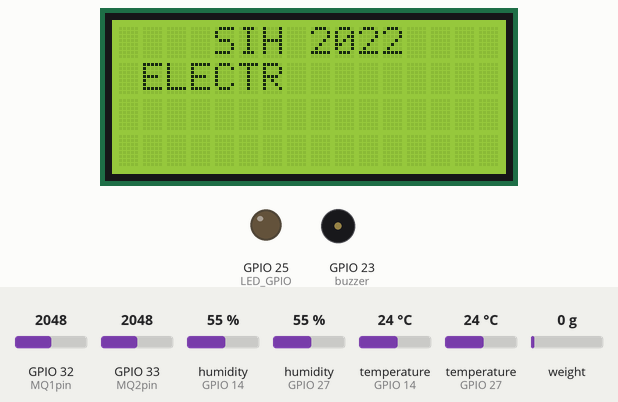
Simulated run of this sketch. Board: ESP32. Shown: 16×4 character LCD, output pins drawn as LEDs (lit = HIGH), buzzer (waves = sounding, pin HIGH). The test bench sets the inputs (shaded band); at power-on: temperature (sensors on GPIO 14, GPIO 27) 24 °C, GPIO 32 (MQ1pin) = 2048, GPIO 33 (MQ2pin) = 2048, humidity (sensors on GPIO 14, GPIO 27) 55 %, weight on the scale 0 g. WiFi joins after 1.5 s; servers stay silent unless stated; what the sketch prints to the serial monitor is not drawn.

Above: at 5.5 s.
5.6 s: temperature (sensor on GPIO 14) set to 27.6 °C
At 10.6 s:
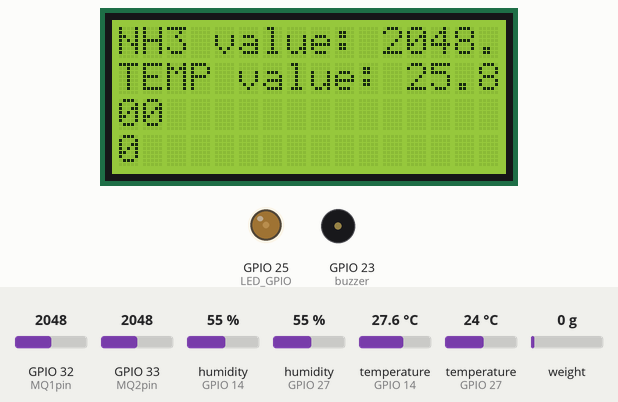
11.1 s: temperature (sensor on GPIO 14) set to 28.7 °C
15.8 s: temperature (sensor on GPIO 27) set to 26.7 °C
At 23.6 s:
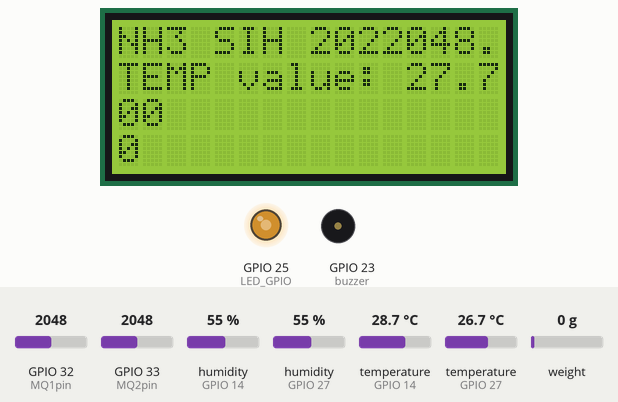
23.9 s: temperature (sensor on GPIO 27) set to 27.6 °C
At 30.19 s:
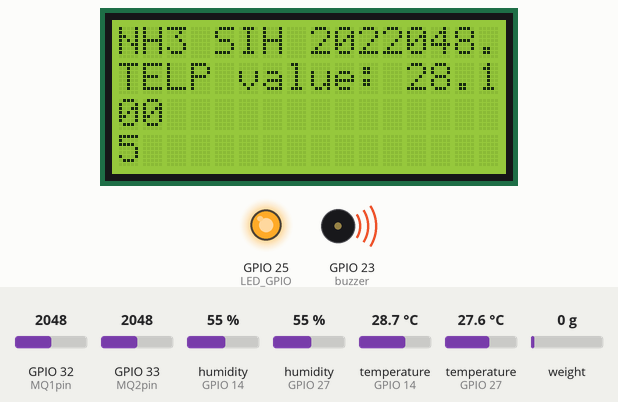
31.5 s: GPIO 32 (MQ1pin) set to 2866
At 36.0 s:
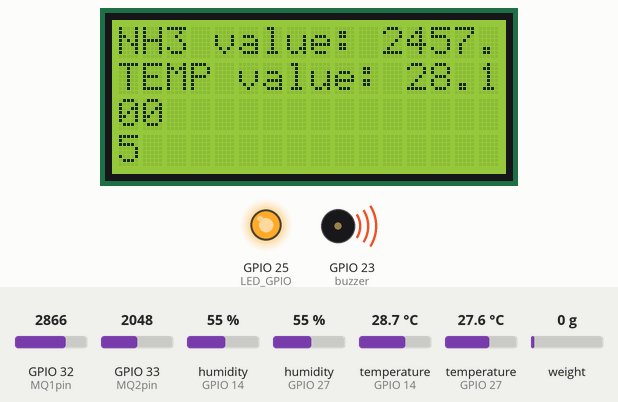
36.2 s: GPIO 33 (MQ2pin) set to 2866
At 43.17 s:
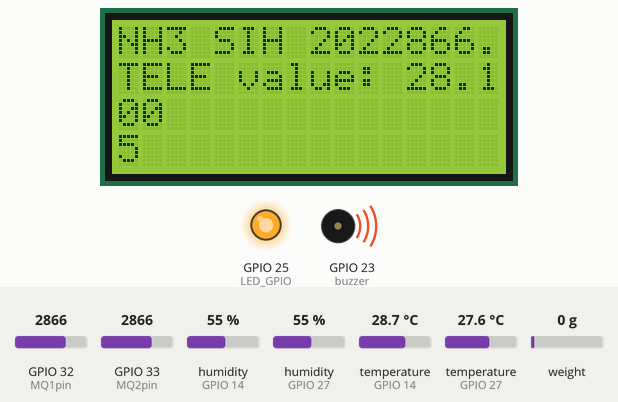
Timing chart, 0 to 44.5 s (numbered marks = the images above; inputs shaded):
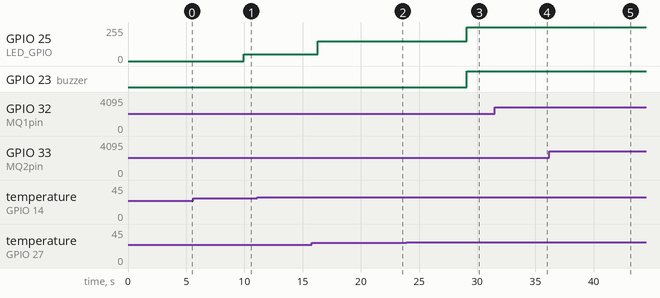

The sketch:

Silo_Final_nouserip.ino
```cpp
#include <FirebaseESP32.h>
#include <WiFi.h>
#include <LiquidCrystal_I2C.h>
#include <HX711_ADC.h>
#if defined(ESP8266)|| defined(ESP32) || defined(AVR)
#include <EEPROM.h>
#endif

//pins:
const int HX711_dout = 19; //mcu > HX711 dout pin
const int HX711_sck = 18; //mcu > HX711 sck pin

//HX711 constructor:
HX711_ADC LoadCell(HX711_dout, HX711_sck);

const int calVal_calVal_eepromAdress = 0;
unsigned long t = 0;

#include "DHT.h"

#define FIREBASE_HOST "https://smartsilo-4115a-default-rtdb.firebaseio.com/"
#define WIFI_SSID "AndroidAPD9EE" // Change the name of your WIFI
#define WIFI_PASSWORD "Vedant@1712" // Change the password of your WIFI
#define FIREBASE_Authorization_key "olLWg0GODF6Y5IqQ8FgshqvknrkMUyR2B2W2V9UM"
#define DHTPIN1 14
#define DHTPIN2 27
#define MQ1pin 32
#define MQ2pin 33
#define LED_GPIO   25
#define PWM1_Ch    0
#define PWM1_Res   8
#define PWM1_Freq  1000
#define DHTTYPE DHT22

DHT dht1(DHTPIN1, DHTTYPE);
DHT dht2(DHTPIN2, DHTTYPE);

FirebaseData firebaseData1;
FirebaseJson json;

float h1, t1, h2, t2;
float MQ1value;
float MQ2value;
float tavg;
float MQAVG;
int PWM1_DutyCycle = 0;
int lcdColumns = 16;
int lcdRows = 4;
int buzzer = 23;

LiquidCrystal_I2C lcd(0x27, lcdColumns, lcdRows);


void setup() {
  Serial.begin(9600);

  pinMode(MQ1pin, INPUT);
  pinMode(MQ2pin, INPUT);
  pinMode(buzzer,OUTPUT);
  // initialize LCD
  lcd.init();
  // turn on LCD backlight
  lcd.backlight();

  Serial.println(F("DHTxx test!"));

  dht1.begin();
  dht2.begin();

  ledcAttachPin(LED_GPIO, PWM1_Ch);
  ledcSetup(PWM1_Ch, PWM1_Freq, PWM1_Res);

  WiFi.begin (WIFI_SSID, WIFI_PASSWORD);
  Serial.print("Connecting...");
  while (WiFi.status() != WL_CONNECTED)
  {
    Serial.print(".");
    delay(300);
  }
  Serial.println();
  Serial.print("IP Address: ");
  Serial.println(WiFi.localIP());
  Serial.println();
  Firebase.begin(FIREBASE_HOST, FIREBASE_Authorization_key);

  if (!Firebase.beginStream(firebaseData1, "Electriculture" ))
  {
    Serial.println("------------------------------------");
    Serial.println("Can't begin stream connection...");
    Serial.println("REASON: " + firebaseData1.errorReason());
    Serial.println("------------------------------------");
    Serial.println();
  }
  else
  {
    Serial.println("Stream success");
  }

  float calibrationValue; // calibration value
  calibrationValue = 696.0; // uncomment this if you want to set this value in the sketch
#if defined(ESP8266) || defined(ESP32)
  //EEPROM.begin(512); // uncomment this if you use ESP8266 and want to fetch this value from eeprom
#endif
  //EEPROM.get(calVal_eepromAdress, calibrationValue); // uncomment this if you want to fetch this value from eeprom

  LoadCell.begin();
  //LoadCell.setReverseOutput();
  unsigned long stabilizingtime = 2000; // tare preciscion can be improved by adding a few seconds of stabilizing time
  boolean _tare = true; //set this to false if you don't want tare to be performed in the next step
  LoadCell.start(stabilizingtime, _tare);
  if (LoadCell.getTareTimeoutFlag()) {
    Serial.println("Timeout, check MCU>HX711 wiring and pin designations");
  }
  else {
    LoadCell.setCalFactor(calibrationValue); // set calibration factor (float)
    Serial.println("Startup is complete");
  }
  while (!LoadCell.update());
  Serial.print("Calibration value: ");
  Serial.println(LoadCell.getCalFactor());
  Serial.print("HX711 measured conversion time ms: ");
  Serial.println(LoadCell.getConversionTime());
  Serial.print("HX711 measured sampling rate HZ: ");
  Serial.println(LoadCell.getSPS());
  Serial.print("HX711 measured settlingtime ms: ");
  Serial.println(LoadCell.getSettlingTime());
  Serial.println("Note that the settling time may increase significantly if you use delay() in your sketch!");
  if (LoadCell.getSPS() < 7) {
    Serial.println("!!Sampling rate is lower than specification, check MCU>HX711 wiring and pin designations");
  }
  else if (LoadCell.getSPS() > 100) {
    Serial.println("!!Sampling rate is higher than specification, check MCU>HX711 wiring and pin designations");
  }
}

void loop() {

  lcd.setCursor(4, 0);
  lcd.print("SIH 2022");
  lcd.setCursor(1, 1);
  lcd.print("E");
  delay(200);
  lcd.setCursor(2, 1);
  lcd.print("L");
  delay(200);
  lcd.setCursor(3, 1);
  lcd.print("E");
  delay(200);
  lcd.setCursor(4, 1);
  lcd.print("C");
  delay(200);
  lcd.setCursor(5, 1);
  lcd.print("T");
  delay(200);
  lcd.setCursor(6, 1);
  lcd.print("R");
  delay(200);
  lcd.setCursor(7, 1);
  lcd.print("I");
  delay(200);
  lcd.setCursor(8, 1);
  lcd.print("C");
  delay(200);
  lcd.setCursor(9, 1);
  lcd.print("U");
  delay(200);
  lcd.setCursor(10, 1);
  lcd.print("L");
  delay(200);
  lcd.setCursor(11, 1);
  lcd.print("T");
  delay(200);
  lcd.setCursor(12, 1);
  lcd.print("U");
  delay(200);
  lcd.setCursor(13, 1);
  lcd.print("R");
  delay(200);
  lcd.setCursor(14, 1);
  lcd.print("E");
  delay(200);
  lcd.setCursor(-2, 2);
  lcd.print("PRESENTS");
  delay(200);
  lcd.setCursor(7, 2);
  lcd.print(".");
  delay(200);
  lcd.setCursor(8, 2);
  lcd.print(".");
  delay(200);
  lcd.setCursor(9, 2);
  lcd.print(".");
  delay(1000);
  lcd.setCursor(-4, 3);
  lcd.print("* SMART SILO *");
  delay(500);
  lcd.clear();


  //DHT---------------


  h1 = dht1.readHumidity();
  t1 = dht1.readTemperature();
  h2 = dht2.readHumidity();
  t2 = dht2.readTemperature();

  if (isnan(h1) || isnan(t1) || isnan(h2) || isnan(t2) ) {
    Serial.println(F("Failed to read from DHT sensor!"));
    return;
  }

  Serial.print(F("Humidity 1 : "));
  Serial.print(h1);
  Serial.print(F("%  Temperature 1 : "));
  Serial.print(t1);
  Serial.print(F("°C "));
  Serial.print(F("Humidity 2 : "));
  Serial.print(h2);
  Serial.print(F("%  Temperature 2 : "));
  Serial.print(t2);
  Serial.println(F("°C "));


  Firebase.setFloat(firebaseData1, "/EFarm/SmartSilo/Humidity1", h1);
  Firebase.setFloat(firebaseData1, "/EFarm/SmartSilo/Temperature1", t1);
  Firebase.setFloat(firebaseData1, "/EFarm/SmartSilo/Humidity2", h2);
  Firebase.setFloat(firebaseData1, "/EFarm/SmartSilo/Temperature2", t2);

  //Relay-------------

  tavg = (t1 + t2) / 2;
  Serial.println(tavg);

  Serial.println("Fan Speed");

  if (26 >= tavg) {
    ledcWrite(PWM1_Ch, 50);
    Serial.println("50");
    digitalWrite(buzzer,LOW);
  }

  else if ((26 < tavg) && (tavg < 28)) {
    ledcWrite(PWM1_Ch, 150);
    Serial.println("150");
    digitalWrite(buzzer,LOW);
  }

  else if (tavg >= 28) {
    ledcWrite(PWM1_Ch, 255);
    Serial.println("255");
    digitalWrite(buzzer,HIGH);


  }

  //MQ135-----------

  MQ1value = analogRead(MQ1pin);
  Serial.print("MQ135 sensor no.1 : ");
  Serial.println(MQ1value, DEC);

  Firebase.setFloat(firebaseData1, "/EFarm/SmartSilo/MQ1value", MQ1value);

  MQ2value = analogRead(MQ2pin);
  Serial.print("MQ135 sensor no.2 : ");
  Serial.println(MQ2value, DEC);

  MQAVG = (MQ1value + MQ2value) / 2;
  lcd.setCursor(0, 0);
  lcd.print("NH3 value:");
  lcd.setCursor(11, 0);
  lcd.print(MQAVG);
  lcd.setCursor(0, 1);
  lcd.print("TEMP value:");
  lcd.setCursor(12, 1);
  lcd.print(tavg);

  Firebase.setFloat(firebaseData1, "/EFarm/SmartSilo/MQ1value", MQ1value);
  Firebase.setFloat(firebaseData1, "/EFarm/SmartSilo/MQ2value", MQ2value);
  Firebase.setFloat(firebaseData1, "/EFarm/SmartSilo/MQavgvalue", MQAVG);

  static boolean newDataReady = 0;
  const int serialPrintInterval = 2000; //increase value to slow down serial print activity

  // check for new data/start next conversion:
  if (LoadCell.update()) newDataReady = true;

  // get smoothed value from the dataset:
  if (newDataReady) {
    if (millis() > t + serialPrintInterval) {
      float i = LoadCell.getData();
      Serial.print("Load_cell output val: ");
      Serial.println(i);
      Firebase.setFloat(firebaseData1, "/EFarm/SmartSilo/Loadcell", i);
      newDataReady = 0;
      t = millis();
    }
  }

  // receive command from serial terminal, send 't' to initiate tare operation:
  if (Serial.available() > 0) {
    char inByte = Serial.read();
    if (inByte == 't') LoadCell.tareNoDelay();
  }

  // check if last tare operation is complete:
  if (LoadCell.getTareStatus() == true) {
    Serial.println("Tare complete");
  }


}
```

Measured:
- the behaviour switches between 27.2 and 27.3 °C on temperature (sensor on GPIO 27) (found by bisection; images 2 and 3)
- after the input at 23.9 s, GPIO 25 (LED_GPIO): 149/255 → 255/255 after 5.2 s; GPIO 23 (buzzer): LOW → HIGH after 5.2 s
- what the display in image 1 shows lasts 0.6 s, from 10.1 s to 10.7 s
